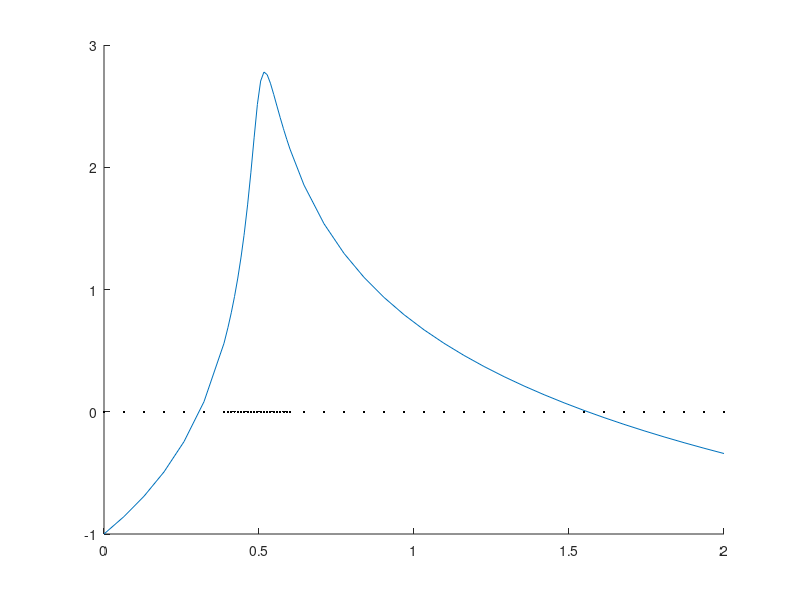

This chart was generated by the following MATLAB code:
% MKP pro -(au')'+pu=f, 
% u(0)= OP1, u(L)=OP2 Dirichlet
% nebo pro
% u(0) = OP1, u'(L)+OP2N1*u(L)=OP2N2 Newton
function abc
global elem
global uzly
L = 2; % interval (0,L)
OP1 = -1; 
OP2 = 0;
OP2N1 = 1;
OP2N2 = -1;
ZDA_OP2_D_N = 2; % D..1, N..2
N = 31; % pocet elementu
uzly = linspace(0,L,N+1); % seznam uzlovych hodnot
N2 = 20;
uzly2 = linspace(0.4,0.6,N2);
% pridane uzly (neosetreny duplikovane hodnoty!!)
uzly = (sort([uzly,uzly2]));
N = N + N2;
elem = zeros(N,2); 
for k = 1:N % seznam uzlu na jednotlivych elementech
    elem(k,:) = [k,k+1];
end;
A = zeros(N+1); % matice soustavy
B = zeros(N+1,1); % prava strana soustavy
for k = 1:N
    % cisla bazovych funkci (= cisla uzlu) na tomto elementu:
    kde = elem(k,:); 
    % pricteni integralu z tohoto elementu na nektere pozice matice A:
    A(kde,kde) = A(kde,kde) + Integruj_a(k) + Integruj_p(k); 
    % pricteni integralu z tohoto elementu na nektere pozice vektoru B:
    B(kde) = B(kde) + Integruj_f(k);
end;
B = B - A(:,1)*OP1; % uplatneni leve OP
if (ZDA_OP2_D_N==1) % Dirichletova OP vpravo
    B = B - A(:,N+1)*OP2; % uplatneni prave OP
    A = A(2:N,2:N); % vlastni matice soustavy 
    B = B(2:N); % vlastni prava strana
    U = A\B; % reseni
    cla; hold on;
    plot(uzly,[OP1;U;OP2]); % kresleni reseni
    plot(uzly,uzly*0,'k.'); % kresleni uzlu
else % Newtonova OP vpravo
    A(N+1,N+1) = A(N+1,N+1)+Fcea(L)*OP2N1;
    B(N+1) = B(N+1)+Fcea(L)*OP2N2;
    A = A(2:N+1,2:N+1); % vlastni matice soustavy 
    B = B(2:N+1); % vlastni prava strana
    U = A\B; % reseni
    cla; hold on;
    plot(uzly,[OP1;U]); % kresleni reseni
    plot(uzly,uzly*0,'k.'); % kresleni uzlu
end

% --------------------------------------------------
function z = Integruj_a(k) % numericka integrace integralu s "a"
global elem
global uzly
un = elem(k,:);
x = uzly(un);
h = x(2)-x(1);
xs = (x(1)+x(2))/2;
z = Fcea(xs)*[1,-1;-1,1]/h;

function z = Integruj_p(k) % numericka integrace integralu s "p"
global elem
global uzly
un = elem(k,:);
x = uzly(un);
h = x(2)-x(1);
xs = (x(1)+x(2))/2;
z = Fcep(xs)*[1/3,1/6;1/6,1/3]*h;

function z = Integruj_f(k)  % numericka integrace integralu s "f"
global elem
global uzly
un = elem(k,:);
x = uzly(un);
h = x(2)-x(1);
xs = (x(1)+x(2))/2;
z = Fcef(xs)*[1;1]*h/2;

function z = Fcea(x)
z = (x-0.5)^2+0.001;
function z = Fcep(x)
z = 0;
function z = Fcef(x)
z = 1;

